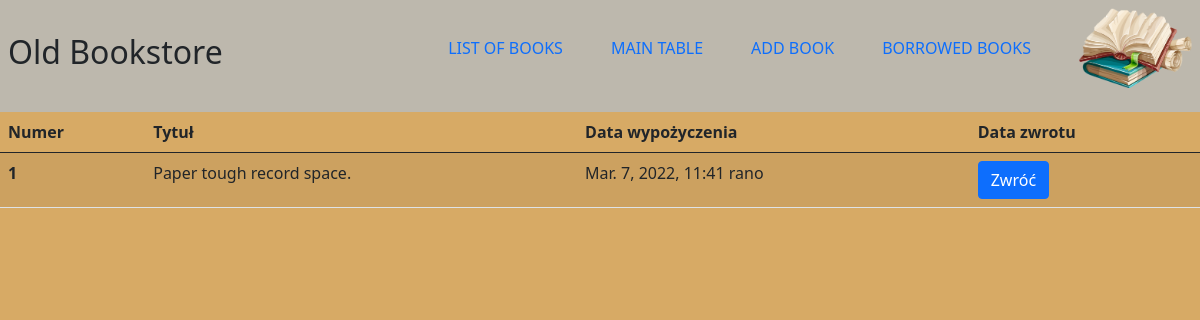
Page /books/borrows-list/ (signed in) on the committed database.
### books/models.py (models this page shows, shortened)
class Borrow(models.Model):
  book = models.ForeignKey('Book', on_delete=models.CASCADE, related_name='borrows')
  user = models.ForeignKey('auth.User', on_delete=models.CASCADE, related_name='borrows')
  borrow_date = models.DateTimeField(auto_now_add=True)
  return_date = models.DateTimeField(blank=True, null=True)

class Book(Timestamp):
  title = models.CharField(max_length=255)
  description = models.TextField(max_length=1500)
  available = models.BooleanField(default=True)
  publication_year = models.SmallIntegerField(help_text="Please use this format 'YYYY'", blank=True, null=True)
  authors = models.ManyToManyField(Author, related_name="books")
  tags = models.ManyToManyField("tags.Tag", blank=True, related_name="books")
  image = ImageField(upload_to='books/covers/%Y/%m/%d', blank=True, null=True)

### books/views.py (the view)
# urls.py: path('borrows-list/', handle_book_borrows, name='borrows_list'),
def handle_book_borrows(request, book_id=None):
  user = request.user
  if user.is_authenticated:
    if request.method == 'POST':
      if request.POST.get('borrow'):
        book = Book.objects.get(pk=book_id)
        Borrow.objects.create(
          user = user,
          book = book
        )
        book.available = False
        book.save()
        return HttpResponseRedirect(reverse('books:details', args=[book_id]))
      else:
        keys = [key for key in request.POST.keys() if key.startswith('book_')]
        key = int(keys[0].split('_')[1])
        book = Book.objects.get(id=key)
        borrow = Borrow.objects.filter(user=user, book=book).last()
        if not borrow.return_date:
          borrow.return_date = timezone.now()
          borrow.save()
          book.available = True
          book.save()
        return HttpResponseRedirect(reverse('books:borrows_list'))
    else:
      borrows = Borrow.objects.filter(user=user)
      return render(request, 'books/borrows_list.html', {'borrows': borrows})
  else:
     return HttpResponseRedirect(reverse('books:list'))

### books/templates/books/borrows_list.html (shortened to what this page needs)
{% extends "books/layout.html" %}
{% block body %}
<table class="table table-striped">
  <thead>
    <tr>
      <th scope="col">Numer</th>
      <th scope="col">Tytuł</th>
      <th scope="col">Data wypożyczenia</th>
      <th scope="col">Data zwrotu</th>
    </tr>
  </thead>
  <tbody>
    {% for borrow in borrows %}
      <form action="{% url 'books:borrows_list' %}" method="post">
      <tr>
        <th scope="row">{{ forloop.counter }}</th>
        <td>{{ borrow.book.title }}</td>
        <td>{{ borrow.borrow_date }}</td>
        <td>
          {% if borrow.return_date %}
            {{ borrow.return_date }}
          {% else %}
            <button type="submit" name="book_{{ borrow.book.id }}" class="btn btn-primary">Zwróć</button>
          {% endif %}
        </td>
      </tr>
      </form>
    {% endfor %}
  </tbody>
</table
{% endblock %}

### books/static/books/css/style.css (style rules this page uses)
*, *::before, *::after { margin: 0; padding: 0; box-sizing: border-box; }
body { background-color: #d7aa65; }

### rows in the picture
Borrow: book "Paper tough record space.", borrow_date "Mar. 7, 2022, 11:41 rano"
